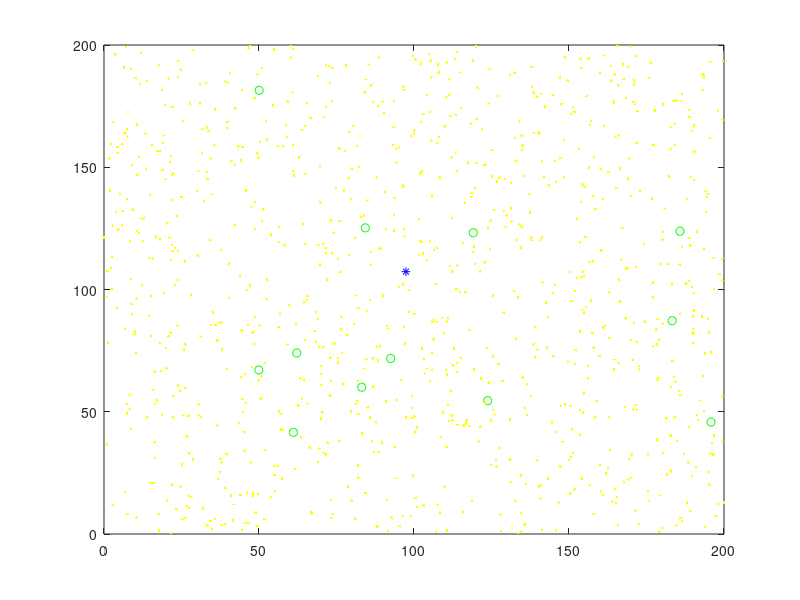

Here is the MATLAB script that generated this plot: (Note: this script raises an error after producing the figure.)
%% begin
clc;
clear;
%% set param 
map_length = 200;%场地范围为200m
% 路标
landMarkNum = 12;%设定12个路标
%随机生成路标作为地图
landMark = [rand()*map_length rand()*map_length rand()*map_length rand()*map_length rand()*map_length rand()*map_length rand()*map_length rand()*map_length rand()*map_length rand()*map_length rand()*map_length rand()*map_length
            rand()*map_length rand()*map_length rand()*map_length rand()*map_length rand()*map_length rand()*map_length rand()*map_length rand()*map_length rand()*map_length rand()*map_length rand()*map_length rand()*map_length];
control_noise = 5; %控制机器人运动的噪声
sensor_noise = 10; %传感器对地图的测量噪声
robot_v = 20; %机器人在20m内随机运动
robot_w = 0;%0.1*pi;
T = 20;%进行T次迭代 
particle_num = 1000;%使用1000个粒子
particle = zeros([3,particle_num]);%粒子的位置
temp_particle = zeros([3,particle_num]);%更新粒子时的临时变量
weight = zeros([1,particle_num]);%粒子的权重
%% 粒子滤波步骤         
% 随机生成初始机器人的位置
robot_pos = [rand()*map_length,rand()*map_length,rand()*2*pi]';
% 随机生成初始粒子分布的位置
for i = 1:particle_num
    particle(:,i) = [rand()*map_length,rand()*map_length,rand()*2*pi]';
end
%% plot
plot(robot_pos(1),robot_pos(2),'b*');
xlim([0 200])
ylim([0 200])
hold on;
for i=1:landMarkNum
     plot(landMark(1,i),landMark(2,i),'go');
     hold on;
end
for i=1:particle_num
	plot(particle(1,i),particle(2,i),'y.');
	hold on;
end
for t = 1:T
    % 假设机器人一直在随机运动
    set_v = rand()*robot_v;
    set_w = rand()*robot_w;
    % 将命令给实际的机器人，但是会有一定的误差
    robot_pos = move(robot_pos,set_w,set_v,control_noise/10);
    % 在当前位置测量,测量同样会有一定误差
    Z = getDistance(robot_pos,landMark,sensor_noise);
    % 粒子滤波：根据上一次的分布和当前指令得到预测分布，并计算权重
    for i = 1:particle_num
        particle(:,i) = move(particle(:,i),set_w,set_v,control_noise);
        weight(i) = get_probability(particle(:,i),Z,landMark,sensor_noise);
    end
    % 粒子滤波：根据权重进行重采样
    sum_weight = sum(weight);
    weight = weight./sum_weight;%归一化权重
    max_weight = max(weight);
    index = ceil(rand()*particle_num);%开始时随机选取一个位置
    for i = 1:particle_num %随机采样的过程
        beta = rand() * 2 * max_weight;%随机生成前进距离，避免太远处或太近，设置为最大值的两倍内
        while beta > weight(index+1)%重采样过程
            beta = beta - weight(index+1);
            index = mod(index + 1,particle_num-1);
        end
        temp_particle(:,i) = particle(:,index+1);
    end
    particle = temp_particle;
    %% update plot
    clf;
    for i=1:particle_num
        plot(particle(1,i),particle(2,i),'r.');
        hold on;
    end
    plot(robot_pos(1),robot_pos(2),'b*');
    xlim([0 200])
    ylim([0 200])
    hold on;
    pause(0.1);
end
     
%% function define
% 获取机器人在当前位置观测到对应数据的概率
function weight = get_probability(P,Z,landMark,sensor_noise)
    particle_Z = getDistance(P,landMark,sensor_noise);%根据地图获取理论上最有可能的观测结果
    distance = particle_Z - Z;%计算和真实值之间的差值
    noise = zeros([1,12]) + sensor_noise*sensor_noise;%根据设定观测噪声，构建协方差
    sigma = diag(noise);
    %带入多维高斯分布的公式中，这里去掉了归一化常数项
    weight = exp(-1/2 * (distance)' / (sigma) * (distance));
end
%计算当前机器人位置观测到地图中的地标位置的距离
function distance = getDistance(position,landMark,sensor_noise)
    dis = [0,0,0,0,0,0,0,0,0,0,0,0]';
    for j=1:length(landMark) %遍历所有地标
        % 计算和当前机器人的距离
        l = sqrt((position(1) - landMark(1,j))^2 + (position(2) - landMark(2,j))^2);
        dis(j) = l + sensor_noise*rand();% 加上随机生成的噪声项
    end
    % 返回各距离数据
    distance = dis;
end
 
%控制机器人前进
function pos = move(robot_pos,set_w,set_v,control_noise)
    % 先进行旋转,加上噪声，并归一化到0~pi*2 
    pos(3) = mod(robot_pos(3) + set_w + control_noise*rand(),2*pi);
    % 前进距离+噪声
    V = set_v + control_noise*rand();
    % 坐标变换，因为前进距离是车体坐标系而要求的是世界坐标系下的
    pos(1) = mod(robot_pos(1) - V*sin(pos(3)),200); 
    pos(2) = mod(robot_pos(2) + V*cos(pos(3)),200); 
end